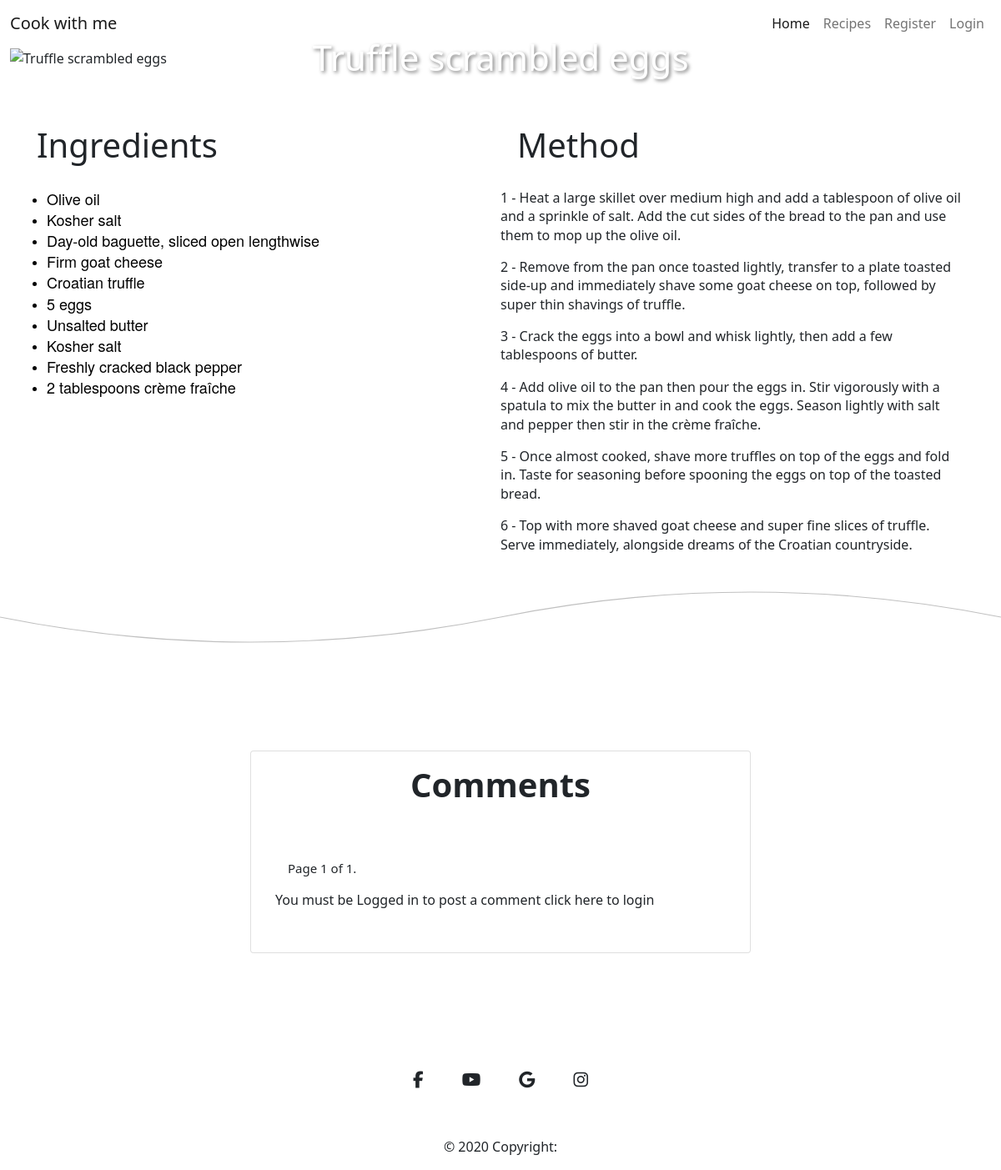
/recipes/3/, run on an earlier commit of the app's database.
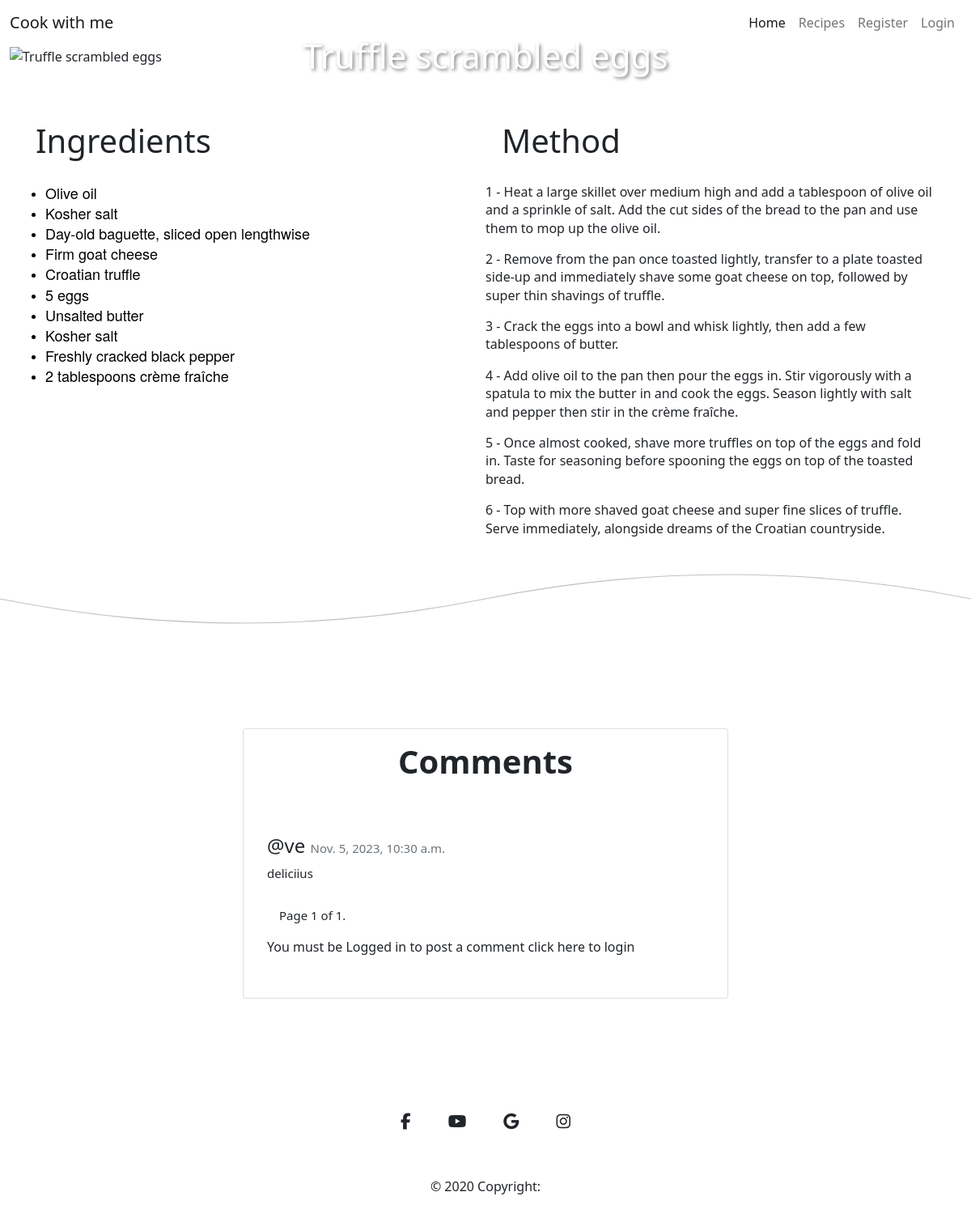
And on a later commit of the database.
### cook_recipe/models.py (models this page shows, shortened)
class Recipe(models.Model):
    featured_image = CloudinaryField('image')
    recipe_image = CloudinaryField('image', null=True, blank=True)
    title = models.CharField(max_length=150, unique=True)
    created_date = models.DateTimeField(auto_now_add=True)
    content = models.TextField()
    content_method = models.TextField(default="Default content for method.")
    status = models.IntegerField(choices=STATUS, default=0)
    likes = models.ManyToManyField(User, related_name='recipes_likes', blank=True)

class Comment(models.Model):
    recipe = models.ForeignKey(Recipe, on_delete=models.CASCADE)
    user = models.ForeignKey(User, on_delete=models.CASCADE, null=True, blank=True)
    email = models.EmailField(max_length=50, blank=True, null=True)
    content_body = models.TextField(max_length=400)
    comment_approved = models.BooleanField(default=False)
    created_on = models.DateTimeField(auto_now_add=True)

### cook_recipe/views.py (the view, shortened to what this page needs)
# urls.py: path('recipes/<int:recipe_id>/', views.recipe_content, name='recipe_content'),
def recipe_content(request, recipe_id):
    recipe = get_object_or_404(Recipe, pk=recipe_id)
    comments = recipe.comment_set.all().order_by('-created_on')
    paginator = Paginator(comments, 4) # Show 4 comments per page
    page = request.GET.get('page')
    comments = paginator.get_page(page)
    form = CommentForm()
    return render(request, 'recipe_content.html', {'form':form, 'recipe':recipe, 'comments': comments})

### templates/recipe_content.html (shortened to what this page needs)
{% extends 'base.html' %}
{% load static%}
{% load crispy_forms_tags%}
{% block content %}
<div class="container-fluid flex">
    <div class="col-12 title-box">
        <img src="{{ recipe.recipe_image.url }}" alt="{{ recipe.title }}" class="img-fluid w-100">
        <h1>{{ recipe.title }}</h1>
     </div>
</div>
<div class="container-fluid row mt-5">
        <div class="col-md-6">
            <h2>Ingredients</h2>
            {{ recipe.content|safe }}
        </div>
        <div class="col-md-6">
            <h2>Method</h2>
            {{ recipe.content_method|safe }}
        </div>
</div>
<svg xmlns="http://www.w3.org/2000/svg" viewBox="0 0 1000 100" preserveAspectRatio="none">
    <path d="M0 50 Q 250 100 500 50 T 1000 50" fill="none" stroke="silver" stroke-width="1"></path>
</svg>
<div class="d-flex justify-content-center mt-100 mb-100">
    <div class="col-lg-6">
        <div class="card">
            <div class="card-body text-center">
                <h4 class="card-title fs-1">Comments</h4>
            </div>
            <div class="comment-widgets">
                <div class="d-flex flex-row comment-row m-t-0">
                    <div class="comment-text w-100">
                        {% for comment in comments %}
                             <h6 class="fs-4 mt-3">@{{ comment.user }} <span class="text-muted float-right">{{ comment.created_on }}</span></h6>
                             <span class="m-b-15 d-block">{{ comment.content_body }}</span>
                        {% endfor %}
                        <div class="pagination">
                            <span class="step-links">
                                <span class="current">
                                    Page {{ comments.number }} of {{ comments.paginator.num_pages }}.
                                </span>
                            </span>
                        </div>
                        {% if user.is_authenticated %}
                            <h3>Add a Comment</h3>
                            <form method="post">
                                {% csrf_token %}
                                {{ form|crispy }}
                                <button type="submit" class="btn btn-success btn-sm mt-5">Publish</button>
                            </form>
                        {% else %}
                            <p>You must be Logged in to post a comment <a href="{% url 'account_login' %}">click here</a> to login </p>
                        {% endif %}
                    </div>
                </div>
            </div>
        </div>
    </div>
</div>
{% endblock %}

### templates/base.html (shortened to what this page needs)
{% load static%}
<!doctype html>
<html lang="en">
  <head>
    <link rel="stylesheet" href="{% static 'css/style.css' %}">
    <link href="https://cdn.jsdelivr.net/npm/bootstrap@5.0.2/dist/css/bootstrap.min.css" rel="stylesheet">
  </head>
  <body>
    <header>
        <section id="nav-section">
            <nav class="navbar navbar-expand-md navbar-light">
                <div class="container-fluid">
                    <a class="navbar-brand" href="{% url 'home' %}">Cook with me</a>
              <div class="nav-elements collapse navbar-collapse" id="navbarNav">
                <ul class="navbar-nav text-center ms-auto">
                  <li class="nav-item">
                    <a class="nav-link active" aria-current="page" href="{% url 'home' %}">Home</a>
                  </li>
                  <li class="nav-item">
                    <a class="nav-link" href="{% url 'recipes' %}">Recipes</a>
                  {% if user.is_authenticated %}
                  <li class="nav-item">
                    <a class="nav-link" href="{% url 'account_logout' %}">Logout</a>
                  </li>
                  {% else %}
                  <li class="nav-item">
                    <a class="nav-link" href="{% url 'account_signup' %}">Register</a>
                  </li>
                  <li class="nav-item">
                    <a class="nav-link" href="{% url 'account_login' %}">Login</a>
                  </li>
                  {% endif %}
                </ul>
              </div>
            </div>
            </nav>
          </section>
    </header>
    {% block content %}
    {% endblock %}
<div class="container my-5">
    <footer class="text-center text-white">
    <div class="container pt-4">
      <section class="mb-4">
        <a
          class="btn btn-link btn-floating btn-lg text-dark m-1"
          href="#!"
          role="button"
          data-mdb-ripple-color="dark"
          ><i class="fab fa-facebook-f"></i
        ></a>
        <a
          class="btn btn-link btn-floating btn-lg text-dark m-1"
          href="#!"
          role="button"
          data-mdb-ripple-color="dark"
          ><i class="fab fa-youtube"></i
        ></a>
        <a
          class="btn btn-link btn-floating btn-lg text-dark m-1"
          href="#!"
          role="button"
          data-mdb-ripple-color="dark"
          ><i class="fab fa-google"></i
        ></a>
        <a
          class="btn btn-link btn-floating btn-lg text-dark m-1"
          href="#!"
          role="button"
          data-mdb-ripple-color="dark"
          ><i class="fab fa-instagram"></i
        ></a>
      </section>
    </div>
    <div class="text-center text-dark p-3">
      © 2020 Copyright:
    </div>
  </footer>
  </div>
  </body>
</html>

### static/css/style.css (style rules this page uses)
* { margin: 0; padding: 0; border: 0; box-sizing: border-box; }
html, body { height: 100%; }
body { font-family: 'Montserrat', sans-serif; font-size: 16px; }
.title-box { position: relative; }
.title-box h1 { position: absolute; top: 50%; left: 50%; transform: translate(-50%, -50%); color: white; text-shadow: 2px 2px 4px rgba(0, 0, 0, 0.5); font-size: 3.5vw; }
.col-md-6 h2 { padding: 20px; font-size: 40px; }
.mt-100 { margin-top: 100px; }
.mb-100 { margin-bottom:100px; }
.card { position: relative; display: -webkit-box; display: -ms-flexbox; display: flex; -webkit-box-orient: vertical; -webkit-box-direction: normal; -ms-flex-direction: column; flex-direction: column; min-width: 0; word-wrap: break-word; background-color: #fff; background-clip: border-box ;border: 0px solid transparent; border-radius: 0px }
.card-body { -webkit-box-flex: 1; -ms-flex: 1 1 auto; flex: 1 1 auto; padding: 1.25rem; }
.card .card-title { position: relative; font-weight: 600; margin-bottom: 10px; font-size: 36px; }
.comment-widgets { position: relative; margin-bottom: 10px; }
.comment-widgets .comment-row { border-bottom: 1px solid transparent; padding: 14px; display: -webkit-box; display: -ms-flexbox; display: flex; margin: 10px 0; }
.comment-text span { font-size: 15px; }
.comment-text { padding-left: 15px; }
.m-b-15 { margin-bottom: 15px; }
.comment-text a { color: inherit; text-decoration: none; text-align: center; }
.step-links { padding: 15px; }

What changed in the data, as far as the page shows it:
added Comment: user "ve", created_on "Nov. 5, 2023, 10:30 a.m.", content_body "deliciius"
